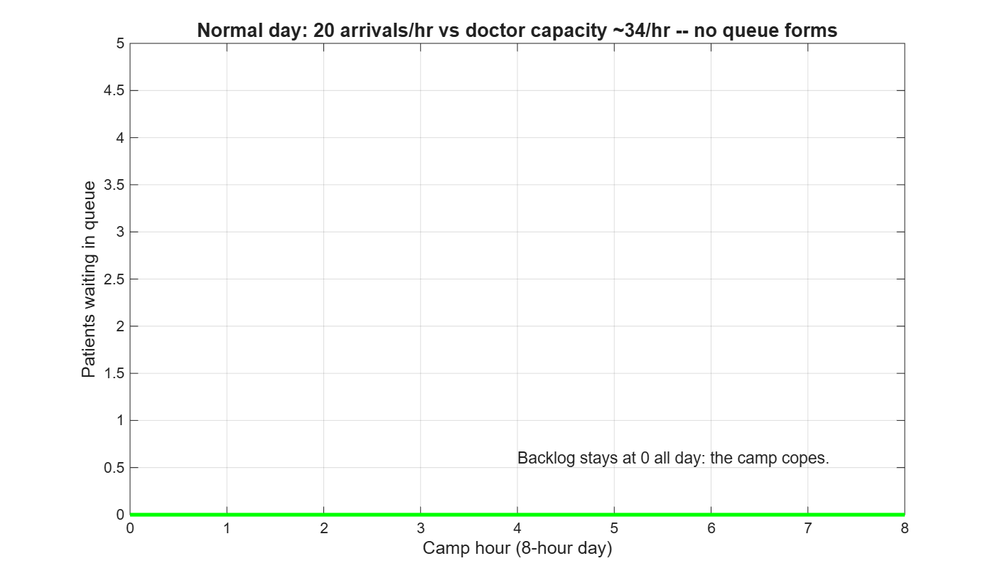
%> input picture reports/backlog_20hr.png, 1000 x 578 px, shrunk from 1407 x 813 before the run
$ octave --eval "result = preprocessImage(imread('../reports/backlog_20hr.png'));"   (GNU Octave 9; MATLAB toolbox functions it lacks are replaced by stand-ins)
%> lines starting %> are read from the running program, lines starting %| are printed output that depends on the picture
function enhancedRGB = preprocessImage(img)

    % Convert RGB to Lab color space
    labImg = rgb2lab(img);
%> labImg: size 578x1000x3 double; mean of channels 1, 2, 3 98.6, -0.5, 0.4

    % Extract luminance channel
    L = labImg(:,:,1);
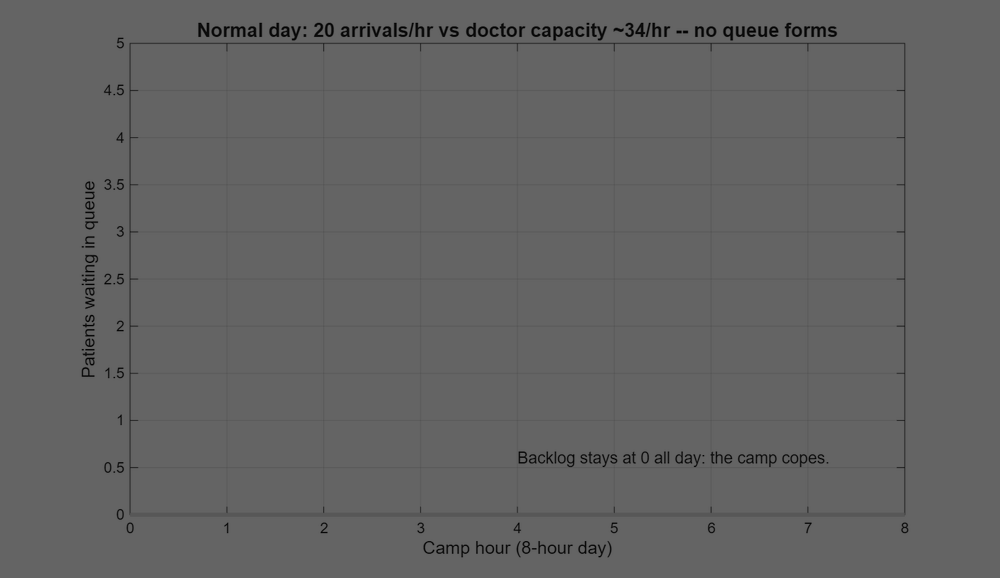
%> L: size 578x1000 double; min 0, max 100, mean 98.6

    % Normalize luminance to [0,1]
    L = L / 100;

    % Apply CLAHE
    L_enhanced = adapthisteq(L, ...
        'ClipLimit', 0.005, ...
        'NumTiles', [8 8]);
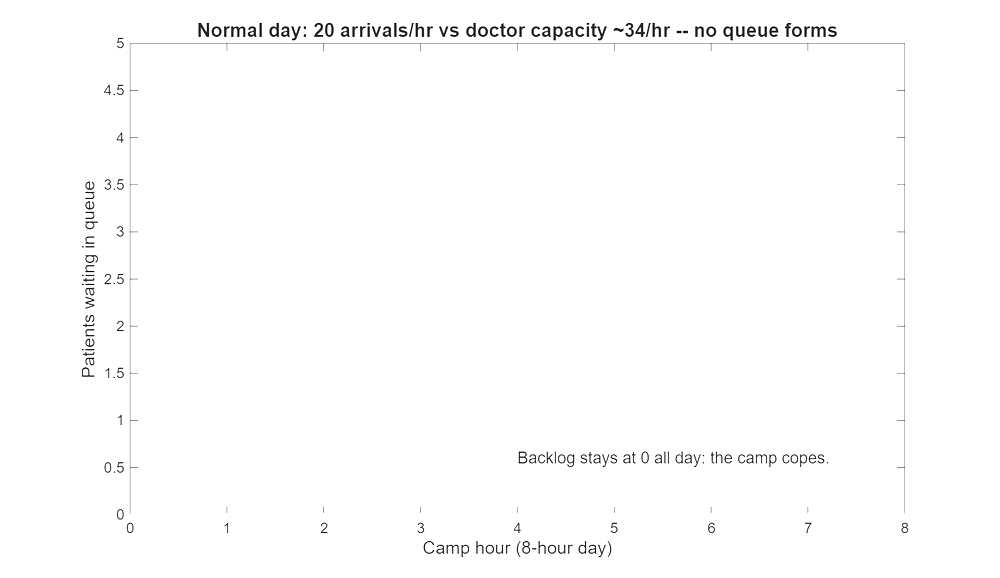
%> L_enhanced: size 578x1000 double; min 0, max 1, mean 0.991

    % Put enhanced luminance back
    labImg(:,:,1) = L_enhanced * 100;
%> labImg: size 578x1000x3 double; mean of channels 1, 2, 3 99.1, -0.5, 0.4

    % Convert back to RGB
    enhancedRGB = lab2rgb(labImg);
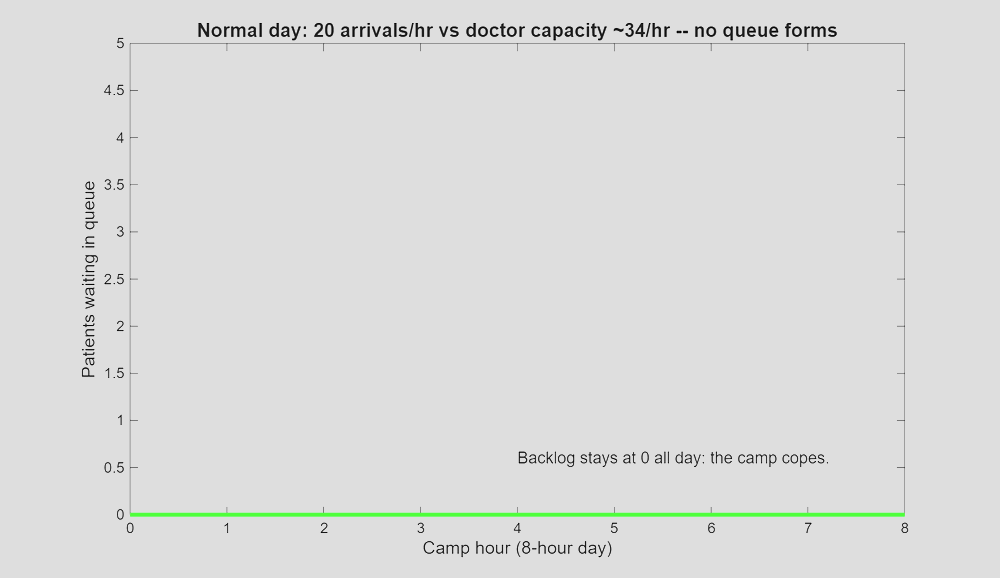
%> enhancedRGB: size 578x1000x3 double; mean R, G, B 0.987, 0.992, 0.987; drawn with min black and max white

    % Return uint8 RGB image
    enhancedRGB = im2uint8(enhancedRGB);
%> enhancedRGB: size 578x1000x3 uint8

end

$ run again, on reports/backlog_40hr.png
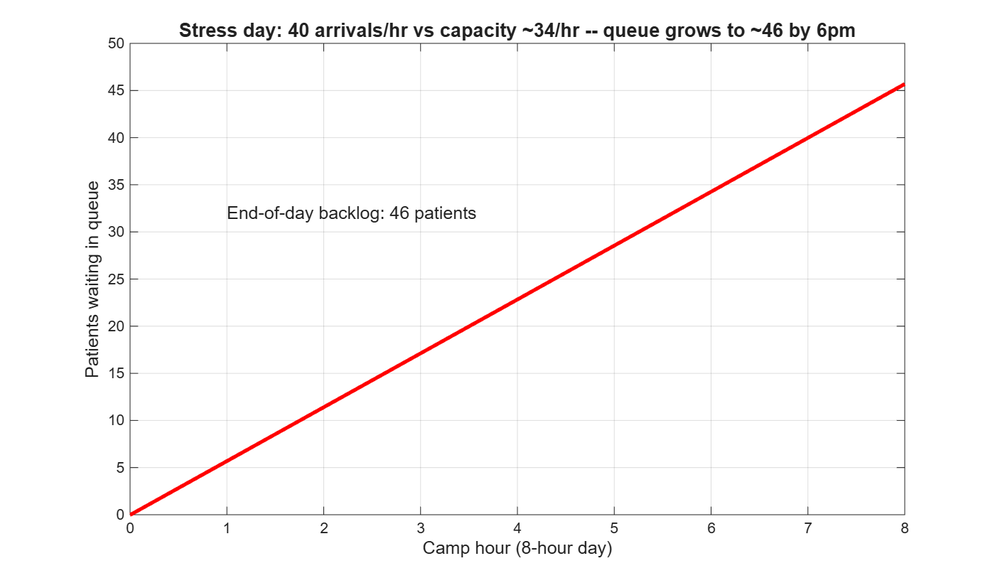
%> input picture reports/backlog_40hr.png, 1000 x 578 px, shrunk from 1407 x 813 before the run
%> in preprocessImage, `L = labImg(:,:,1);`:
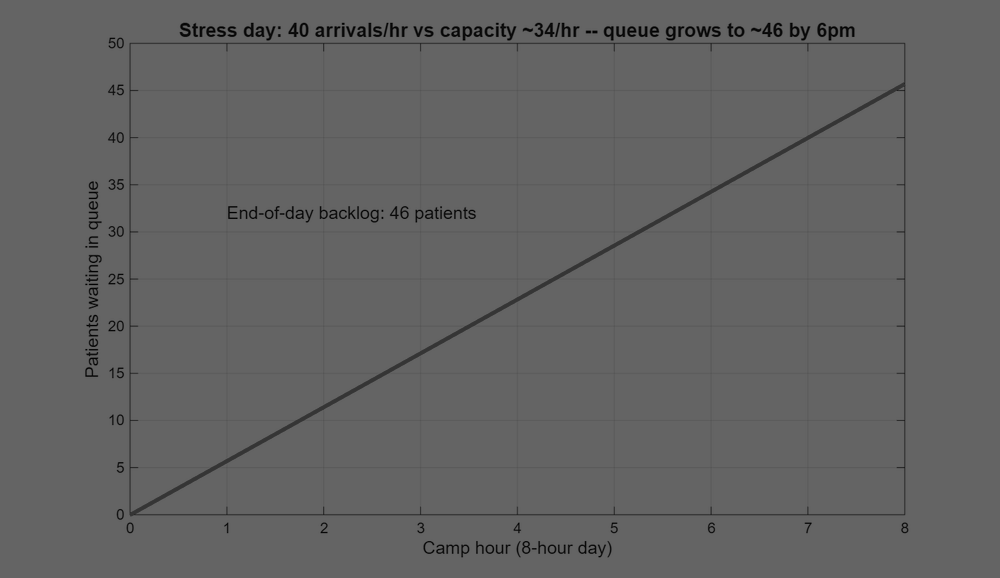
%> L: size 578x1000 double; min 0, max 100, mean 98.3
%> in preprocessImage, `enhancedRGB = lab2rgb(labImg);`:
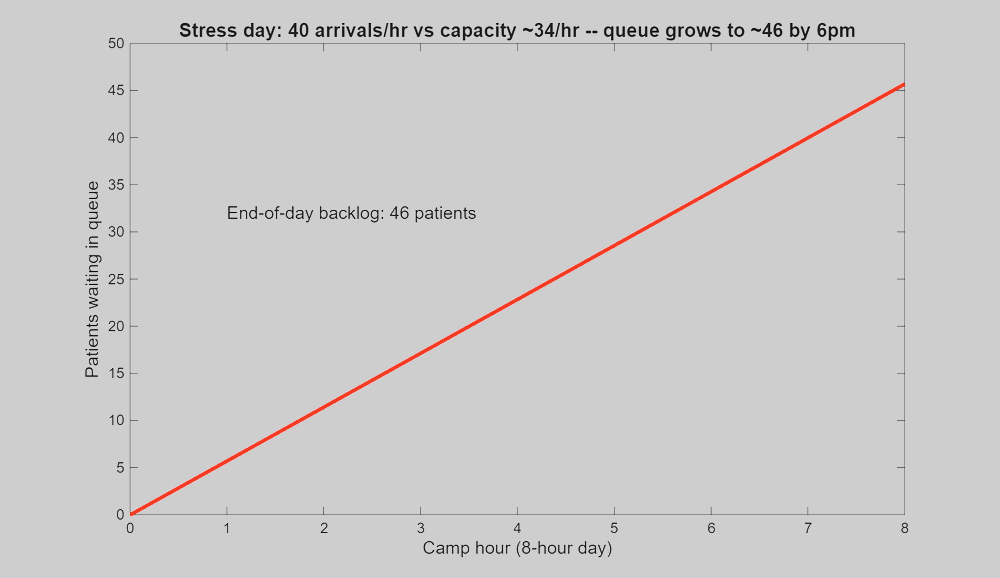
%> enhancedRGB: size 578x1000x3 double; mean R, G, B 0.991, 0.986, 0.986; drawn with min black and max white
